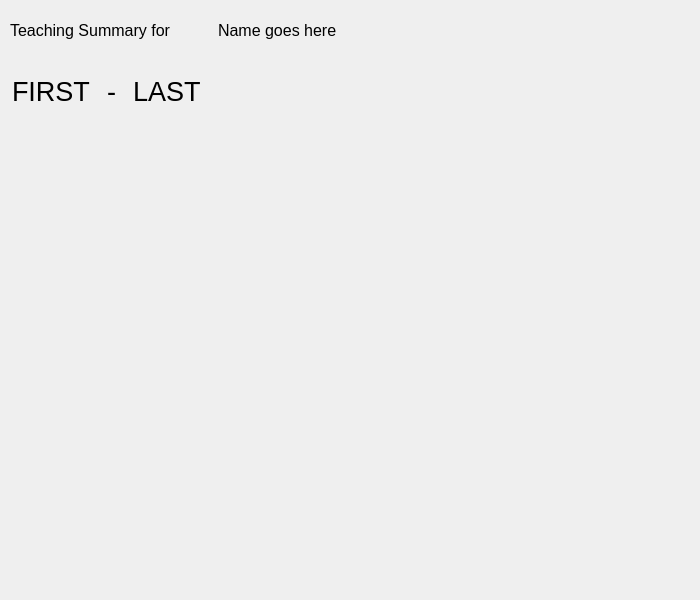
<?xml version="1.0" encoding="UTF-8"?>
<ui version="4.0">
 <class>graphwindowpie</class>
 <widget class="QDialog" name="graphwindowpie">
  <property name="geometry">
   <rect>
    <x>0</x>
    <y>0</y>
    <width>700</width>
    <height>600</height>
   </rect>
  </property>
  <property name="minimumSize">
   <size>
    <width>700</width>
    <height>600</height>
   </size>
  </property>
  <property name="maximumSize">
   <size>
    <width>700</width>
    <height>600</height>
   </size>
  </property>
  <property name="font">
   <font>
    <family>Georgia</family>
    <pointsize>10</pointsize>
   </font>
  </property>
  <property name="windowTitle">
   <string>Pie Graph</string>
  </property>
  <property name="autoFillBackground">
   <bool>true</bool>
  </property>
  <widget class="NightchartsWidget" name="piechart" native="true">
   <property name="geometry">
    <rect>
     <x>20</x>
     <y>120</y>
     <width>700</width>
     <height>550</height>
    </rect>
   </property>
  </widget>
  <widget class="QLabel" name="label_subject">
   <property name="geometry">
    <rect>
     <x>10</x>
     <y>10</y>
     <width>211</width>
     <height>41</height>
    </rect>
   </property>
   <property name="font">
    <font>
     <family>MS Shell Dlg 2</family>
     <pointsize>12</pointsize>
    </font>
   </property>
   <property name="text">
    <string>Teaching Summary for </string>
   </property>
  </widget>
  <widget class="QWidget" name="layoutWidget">
   <property name="geometry">
    <rect>
     <x>12</x>
     <y>60</y>
     <width>189</width>
     <height>47</height>
    </rect>
   </property>
   <property name="font">
    <font>
     <family>MS Shell Dlg 2</family>
     <pointsize>20</pointsize>
    </font>
   </property>
   <layout class="QHBoxLayout" name="horizontalLayout">
    <item>
     <widget class="QLabel" name="label_year_start">
      <property name="font">
       <font>
        <family>MS Shell Dlg 2</family>
        <pointsize>20</pointsize>
       </font>
      </property>
      <property name="text">
       <string>FIRST</string>
      </property>
      <property name="alignment">
       <set>Qt::AlignBottom|Qt::AlignLeading|Qt::AlignLeft</set>
      </property>
     </widget>
    </item>
    <item>
     <widget class="QLabel" name="label">
      <property name="enabled">
       <bool>true</bool>
      </property>
      <property name="font">
       <font>
        <family>MS Shell Dlg 2</family>
        <pointsize>20</pointsize>
       </font>
      </property>
      <property name="layoutDirection">
       <enum>Qt::LeftToRight</enum>
      </property>
      <property name="text">
       <string>-</string>
      </property>
      <property name="alignment">
       <set>Qt::AlignBottom|Qt::AlignHCenter</set>
      </property>
     </widget>
    </item>
    <item>
     <widget class="QLabel" name="label_year_finish">
      <property name="font">
       <font>
        <family>MS Shell Dlg 2</family>
        <pointsize>20</pointsize>
       </font>
      </property>
      <property name="text">
       <string>LAST</string>
      </property>
      <property name="alignment">
       <set>Qt::AlignBottom|Qt::AlignLeading|Qt::AlignLeft</set>
      </property>
     </widget>
    </item>
   </layout>
  </widget>
  <widget class="QLabel" name="label_name">
   <property name="geometry">
    <rect>
     <x>218</x>
     <y>10</y>
     <width>471</width>
     <height>41</height>
    </rect>
   </property>
   <property name="font">
    <font>
     <family>MS Shell Dlg 2</family>
     <pointsize>12</pointsize>
    </font>
   </property>
   <property name="text">
    <string>Name goes here</string>
   </property>
  </widget>
 </widget>
 <customwidgets>
  <customwidget>
   <class>NightchartsWidget</class>
   <extends>QWidget</extends>
   <header>nightchartswidget.h</header>
   <container>1</container>
  </customwidget>
 </customwidgets>
 <resources/>
 <connections/>
</ui>
